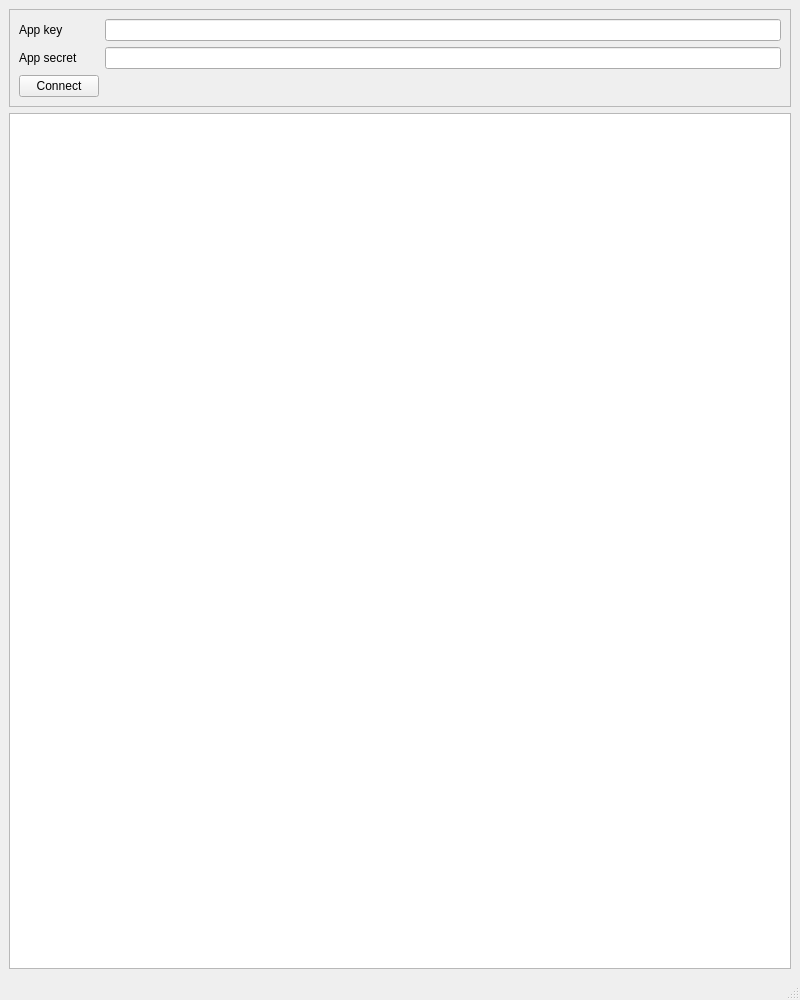
<?xml version="1.0" encoding="UTF-8"?>
<ui version="4.0">
 <class>MainWindow</class>
 <widget class="QMainWindow" name="MainWindow">
  <property name="geometry">
   <rect>
    <x>0</x>
    <y>0</y>
    <width>800</width>
    <height>1000</height>
   </rect>
  </property>
  <property name="windowTitle">
   <string>Twitter Timeline</string>
  </property>
  <property name="windowIcon">
   <iconset resource="resources.qrc">
    <normaloff>:/icons/twitter.png</normaloff>:/icons/twitter.png</iconset>
  </property>
  <widget class="QWidget" name="centralwidget">
   <layout class="QVBoxLayout" name="verticalLayout">
    <item>
     <widget class="QFrame" name="frame">
      <property name="frameShape">
       <enum>QFrame::StyledPanel</enum>
      </property>
      <property name="frameShadow">
       <enum>QFrame::Raised</enum>
      </property>
      <layout class="QFormLayout" name="formLayout">
       <property name="verticalSpacing">
        <number>6</number>
       </property>
       <item row="0" column="0">
        <widget class="QLabel" name="keyLabel">
         <property name="text">
          <string>App key</string>
         </property>
        </widget>
       </item>
       <item row="0" column="1">
        <widget class="QLineEdit" name="appKeyLineEdit"/>
       </item>
       <item row="1" column="0">
        <widget class="QLabel" name="secretLabel">
         <property name="text">
          <string>App secret</string>
         </property>
        </widget>
       </item>
       <item row="1" column="1">
        <widget class="QLineEdit" name="appSecretLineEdit"/>
       </item>
       <item row="2" column="0">
        <widget class="QPushButton" name="connectPushButton">
         <property name="text">
          <string>Connect</string>
         </property>
        </widget>
       </item>
      </layout>
     </widget>
    </item>
    <item>
     <widget class="QTableView" name="tableView">
      <attribute name="horizontalHeaderStretchLastSection">
       <bool>true</bool>
      </attribute>
     </widget>
    </item>
   </layout>
  </widget>
  <widget class="QMenuBar" name="menubar">
   <property name="geometry">
    <rect>
     <x>0</x>
     <y>0</y>
     <width>800</width>
     <height>23</height>
    </rect>
   </property>
  </widget>
  <widget class="QStatusBar" name="statusbar"/>
 </widget>
 <resources>
  <include location="resources.qrc"/>
 </resources>
 <connections/>
</ui>
